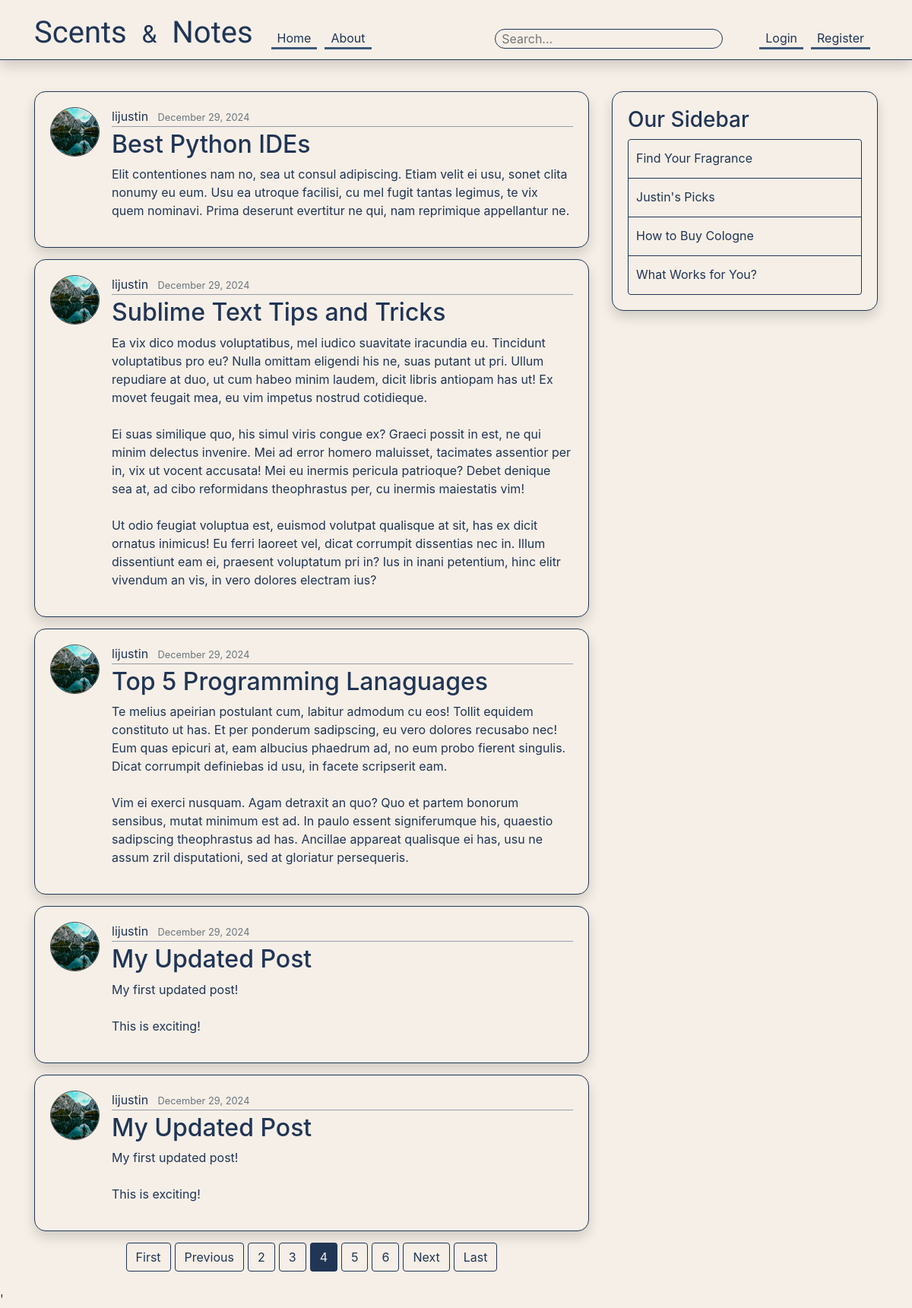
/?page=4, run on the app's committed database.
### blog/models.py (models this page shows, shortened)
class Post(models.Model):  #Each class would be its own table in database
    title = models.CharField(max_length=100) #Character field/String single line
    content = models.TextField() #Lines and lines of text unrestricted
    date_posted = models.DateTimeField(default=timezone.now) #auto_now: when updated/created  auto_now_add:only when created
    author = models.ForeignKey(User, on_delete=models.CASCADE) #if user created post and was deleted, do we want to delete their posts or hold them as null

### users/models.py (models this page shows, shortened)
class Profile(models.Model):
    user = models.OneToOneField(User, on_delete=models.CASCADE)  # One-to-one relationship
    image = models.ImageField(default='default.jpg', upload_to='profile_pics')  # Image upload location

### blog/views.py (the view)
# urls.py: path('', PostListView.as_view() , name='blog-home'),
class PostListView(ListView):
    model = Post
    template_name = 'blog/home.html' #rerouting our template from list to home
    context_object_name = 'posts' #We need this variable name template for easy reference {{posts}} instead of {{object_list}}
    ordering = ['-date_posted'] #We are essentially ordering our blogs such that (with -) the most recent are at the top
    paginate_by = 5 #posts per page
    def get_queryset(self):
        query = self.request.GET.get('q')  # Get the search query
        if query:
            return Post.objects.filter(
                Q(title__icontains=query) | Q(content__icontains=query)
            ).order_by('-date_posted')
        return Post.objects.all().order_by('-date_posted')  # Default: Return all posts

### blog/templates/blog/home.html (shortened to what this page needs)
{% extends "blog/base.html" %}
{% block content%}
    {% for post in posts%}
        <article class="media content-section shadow">
            <img class="rounded-circle border border-dark article-img" src="{{ post.author.profile.image.url }}" alt="">
            <div class="media-body">
                <div class="article-metadata">
                    <a class="mr-2" style="color:#3E5879; transition: color 0.15s;" onmouseover="this.style.color='white';" onmouseout="this.style.color='#3E5879';"  href="{% url 'user-posts' post.author.username %}">{{ post.author }}</a>
                    <small class="text-muted">{{ post.date_posted|date:"F d, Y" }}</small>
                </div>
                <h2><a class="article-title" href="{% url 'post-detail' post.id %}">{{ post.title }}</a></h2>
                <p class="article-content">{{ post.content }}</p>
            </div>
        </article>
    {% endfor %}
    <div class="d-flex justify-content-center gap-3">
        {% if is_paginated %}
            {%if page_obj.has_previous %}
                <a class = "btn paginationBtn mb-4" href="?page=1">First</a>
                <a class = "btn paginationBtn mb-4" href="?page={{page_obj.previous_page_number}}">Previous</a>
            {%endif%}
            {%for num in page_obj.paginator.page_range %}
                {%if page_obj.number ==  num%}
                    <a class = "btn currentBtn mb-4" href="?page={{num}}">{{num}}</a>
                {%elif num > page_obj.number|add:'-3' and num < page_obj.number|add:'3'%}
                    <a class = "btn paginationBtn mb-4" href="?page={{num}}">{{num}}</a>
                {%endif%}
            {%endfor%}
            {% if page_obj.has_next %}
                <a class = "btn paginationBtn mb-4" href="?page={{page_obj.next_page_number}}">Next</a>
                <a class = "btn paginationBtn mb-4" href="?page={{page_obj.paginator.num_pages}}">Last</a>
            {% endif %}
        {% endif %}
    </div>
{% endblock content %}

### blog/static/blog/main.css (style rules this page uses)
body { background: #F5EFE7 ; color: #213555; margin-top: 5rem; }
h1, h2, h3, h4, h5, h6 { color: #213555; }
.d-flex { gap:5px !important; }
.content-section { background: #F5EFE7; padding: 20px 20px; border: 1.5px solid #213555; border-radius: 15px; margin-bottom: 15px; }
.paginationBtn, .logoutBtn { border: 1.5px solid #213555; }
.currentBtn { background: #213555; color: #F5EFE7 !important }
.article-title, a { color: #213555 !important; transition: color 0.5s; }
.btn { overflow: visible; }
.article-content { white-space: pre-line; }
.article-img { height: 65px; width: 65px; margin-right: 16px; }
.article-metadata { padding-bottom: 1px; margin-bottom: 4px; border-bottom: 1px solid #979caa; }

### data on the page
Post: author.profile.image (picture), author "lijustin", date_posted "December 29, 2024", title "Best Python IDEs", content "Elit contentiones nam no, sea ut consul adipiscing. Etiam velit ei usu, sonet clita nonumy eu eum. Usu ea utroque facilisi, cu mel fugit tantas legimus, te vix quem nominavi. Prima deserunt evertitur ne qui, nam reprimique appellantur ne."
Post: author.profile.image (picture), author "lijustin", date_posted "December 29, 2024", title "Sublime Text Tips and Tricks", content "Ea vix dico modus voluptatibus, mel iudico suavitate iracundia eu. Tincidunt voluptatibus pro eu? Nulla omittam eligendi his ne, suas putant ut pri. Ullum repudiare at duo, ut cum habeo minim laudem, dicit libris antiopam has ut! Ex movet feugait mea, eu vim impetus nostrud cotidieque. Ei suas similique quo, his simul viris congue ex? Graeci possit in est, ne qui minim delectus invenire. Mei ad error homero maluisset, tacimates assentior per in, vix ut vocent accusata! Mei eu inermis pericula patrioque? Debet denique sea at, ad cibo reformidans theophrastus per, cu inermis maiestatis vim! Ut odio feugiat voluptua est, euismod volutpat qualisque at sit, has ex dicit ornatus inimicus! Eu…"
Post: author.profile.image (picture), author "lijustin", date_posted "December 29, 2024", title "Top 5 Programming Lanaguages", content "Te melius apeirian postulant cum, labitur admodum cu eos! Tollit equidem constituto ut has. Et per ponderum sadipscing, eu vero dolores recusabo nec! Eum quas epicuri at, eam albucius phaedrum ad, no eum probo fierent singulis. Dicat corrumpit definiebas id usu, in facete scripserit eam. Vim ei exerci nusquam. Agam detraxit an quo? Quo et partem bonorum sensibus, mutat minimum est ad. In paulo essent signiferumque his, quaestio sadipscing theophrastus ad has. Ancillae appareat qualisque ei has, usu ne assum zril disputationi, sed at gloriatur persequeris."
Post: author.profile.image (picture), author "lijustin", date_posted "December 29, 2024", title "My Updated Post", content "My first updated post! This is exciting!"
Post: author.profile.image (picture), author "lijustin", date_posted "December 29, 2024", title "My Updated Post", content "My first updated post! This is exciting!"

### other printed values
{{ num }} "2" "3" "5" "6"
{{ num }} "4"
